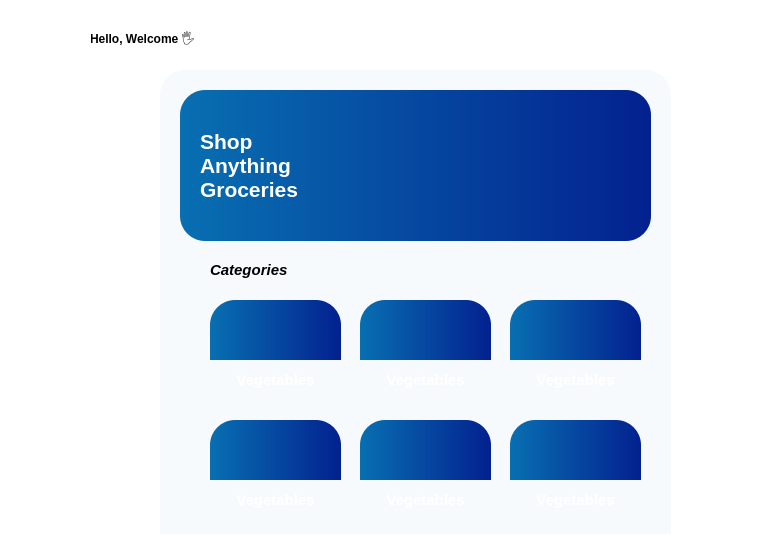
<?xml version="1.0" encoding="UTF-8"?>
<ui version="4.0">
 <class>MainWindow</class>
 <widget class="QMainWindow" name="MainWindow">
  <property name="geometry">
   <rect>
    <x>0</x>
    <y>0</y>
    <width>784</width>
    <height>556</height>
   </rect>
  </property>
  <property name="windowTitle">
   <string>MainWindow</string>
  </property>
  <property name="styleSheet">
   <string notr="true">background-color:#ffffff;</string>
  </property>
  <property name="tabShape">
   <enum>QTabWidget::Rounded</enum>
  </property>
  <property name="dockNestingEnabled">
   <bool>true</bool>
  </property>
  <widget class="QWidget" name="centralwidget">
   <widget class="QLabel" name="label">
    <property name="geometry">
     <rect>
      <x>90</x>
      <y>20</y>
      <width>171</width>
      <height>41</height>
     </rect>
    </property>
    <property name="styleSheet">
     <string notr="true">font:  11pt &quot;Lucida Fax&quot;;
color:rgba(0, 0, 0,.6)</string>
    </property>
    <property name="text">
     <string>&lt;html&gt;&lt;head/&gt;&lt;body&gt;&lt;p&gt;&lt;span style=&quot; font-weight:700;&quot;&gt;Hello, Welcome &lt;/span&gt; 🖐️ &lt;/p&gt;&lt;/body&gt;&lt;/html&gt;</string>
    </property>
   </widget>
   <widget class="QWidget" name="widget" native="true">
    <property name="geometry">
     <rect>
      <x>160</x>
      <y>70</y>
      <width>511</width>
      <height>491</height>
     </rect>
    </property>
    <property name="styleSheet">
     <string notr="true">background-color:#F6FAFD;
border-radius:25px;
border-style:none;</string>
    </property>
    <widget class="QWidget" name="widget_2" native="true">
     <property name="geometry">
      <rect>
       <x>20</x>
       <y>20</y>
       <width>471</width>
       <height>151</height>
      </rect>
     </property>
     <property name="styleSheet">
      <string notr="true">background-color:qlineargradient(spread:pad, x1:0, y1:0, x2:1, y2:0, stop:0 #086FB1, stop:1 #03218F);
border-radius:25px;
border-style:none;</string>
     </property>
     <widget class="QLabel" name="label_4">
      <property name="geometry">
       <rect>
        <x>20</x>
        <y>20</y>
        <width>221</width>
        <height>111</height>
       </rect>
      </property>
      <property name="styleSheet">
       <string notr="true">background-color:rgba(255, 255, 255,0);
font: italic 11pt &quot;Lucida Fax&quot;;</string>
      </property>
      <property name="text">
       <string>&lt;html&gt;&lt;head/&gt;&lt;body&gt;&lt;p align=&quot;justify&quot;&gt;&lt;span style=&quot; font-size:16pt; font-weight:700; color:#ffffff;&quot;&gt;Shop&lt;br/&gt;Anything&lt;br/&gt;Groceries&lt;/span&gt;&lt;/p&gt;&lt;/body&gt;&lt;/html&gt;</string>
      </property>
     </widget>
     <widget class="QLabel" name="label_3">
      <property name="geometry">
       <rect>
        <x>290</x>
        <y>10</y>
        <width>181</width>
        <height>141</height>
       </rect>
      </property>
      <property name="styleSheet">
       <string notr="true">background:none;</string>
      </property>
      <property name="text">
       <string/>
      </property>
      <property name="pixmap">
       <pixmap resource="resources_file.qrc">:/landing/lnd_img.png</pixmap>
      </property>
      <property name="scaledContents">
       <bool>true</bool>
      </property>
     </widget>
    </widget>
    <widget class="QLabel" name="label_6">
     <property name="geometry">
      <rect>
       <x>50</x>
       <y>230</y>
       <width>131</width>
       <height>101</height>
      </rect>
     </property>
     <property name="styleSheet">
      <string notr="true">background-color:qlineargradient(spread:pad, x1:0, y1:0, x2:1, y2:0, stop:0 #086FB1, stop:1 #03218F);
border-radius:25px;
border-style:none;</string>
     </property>
     <property name="frameShape">
      <enum>QFrame::Panel</enum>
     </property>
     <property name="frameShadow">
      <enum>QFrame::Sunken</enum>
     </property>
     <property name="text">
      <string/>
     </property>
     <property name="pixmap">
      <pixmap resource="resources_file.qrc">:/veg/veg.jfif</pixmap>
     </property>
     <property name="scaledContents">
      <bool>true</bool>
     </property>
    </widget>
    <widget class="QLabel" name="label_9">
     <property name="geometry">
      <rect>
       <x>50</x>
       <y>290</y>
       <width>131</width>
       <height>41</height>
      </rect>
     </property>
     <property name="styleSheet">
      <string notr="true">font:  &quot;Lucida Fax&quot;;
font-weight:bold;
background-color:rgba(0, 0, 0,.7);
border:none;
border-radius:0px;
</string>
     </property>
     <property name="text">
      <string>&lt;html&gt;&lt;head/&gt;&lt;body&gt;&lt;p align=&quot;center&quot;&gt;&lt;span style=&quot; font-size:11pt; color:#ffffff;&quot;&gt;Vegetables&lt;/span&gt;&lt;/p&gt;&lt;/body&gt;&lt;/html&gt;</string>
     </property>
    </widget>
    <widget class="QLabel" name="label_12">
     <property name="geometry">
      <rect>
       <x>50</x>
       <y>190</y>
       <width>121</width>
       <height>21</height>
      </rect>
     </property>
     <property name="styleSheet">
      <string notr="true">background:none;
font: 10pt &quot;Lucida Fax&quot;;
color:rgba(0, 0, 0,.7)
 </string>
     </property>
     <property name="text">
      <string>&lt;html&gt;&lt;head/&gt;&lt;body&gt;&lt;p&gt;&lt;span style=&quot; font-size:11pt; font-weight:700; font-style:italic;&quot;&gt;Categories&lt;/span&gt;&lt;/p&gt;&lt;/body&gt;&lt;/html&gt;</string>
     </property>
    </widget>
    <widget class="QLabel" name="label_10">
     <property name="geometry">
      <rect>
       <x>200</x>
       <y>290</y>
       <width>131</width>
       <height>41</height>
      </rect>
     </property>
     <property name="styleSheet">
      <string notr="true">font:  &quot;Lucida Fax&quot;;
font-weight:bold;
background-color:rgba(0, 0, 0,.7);
border:none;
border-radius:0px;
</string>
     </property>
     <property name="text">
      <string>&lt;html&gt;&lt;head/&gt;&lt;body&gt;&lt;p align=&quot;center&quot;&gt;&lt;span style=&quot; font-size:11pt; color:#ffffff;&quot;&gt;Vegetables&lt;/span&gt;&lt;/p&gt;&lt;/body&gt;&lt;/html&gt;</string>
     </property>
    </widget>
    <widget class="QLabel" name="label_7">
     <property name="geometry">
      <rect>
       <x>200</x>
       <y>230</y>
       <width>131</width>
       <height>101</height>
      </rect>
     </property>
     <property name="styleSheet">
      <string notr="true">background-color:qlineargradient(spread:pad, x1:0, y1:0, x2:1, y2:0, stop:0 #086FB1, stop:1 #03218F);
border-radius:25px;
border-style:none;</string>
     </property>
     <property name="frameShape">
      <enum>QFrame::Panel</enum>
     </property>
     <property name="frameShadow">
      <enum>QFrame::Sunken</enum>
     </property>
     <property name="text">
      <string/>
     </property>
     <property name="pixmap">
      <pixmap resource="resources_file.qrc">:/veg/veg.jfif</pixmap>
     </property>
     <property name="scaledContents">
      <bool>true</bool>
     </property>
    </widget>
    <widget class="QLabel" name="label_11">
     <property name="geometry">
      <rect>
       <x>350</x>
       <y>290</y>
       <width>131</width>
       <height>41</height>
      </rect>
     </property>
     <property name="styleSheet">
      <string notr="true">font:  &quot;Lucida Fax&quot;;
font-weight:bold;
background-color:rgba(0, 0, 0,.7);
border:none;
border-radius:0px;
</string>
     </property>
     <property name="text">
      <string>&lt;html&gt;&lt;head/&gt;&lt;body&gt;&lt;p align=&quot;center&quot;&gt;&lt;span style=&quot; font-size:11pt; color:#ffffff;&quot;&gt;Vegetables&lt;/span&gt;&lt;/p&gt;&lt;/body&gt;&lt;/html&gt;</string>
     </property>
    </widget>
    <widget class="QLabel" name="label_8">
     <property name="geometry">
      <rect>
       <x>350</x>
       <y>230</y>
       <width>131</width>
       <height>101</height>
      </rect>
     </property>
     <property name="styleSheet">
      <string notr="true">background-color:qlineargradient(spread:pad, x1:0, y1:0, x2:1, y2:0, stop:0 #086FB1, stop:1 #03218F);
border-radius:25px;
border-style:none;</string>
     </property>
     <property name="frameShape">
      <enum>QFrame::Panel</enum>
     </property>
     <property name="frameShadow">
      <enum>QFrame::Sunken</enum>
     </property>
     <property name="text">
      <string/>
     </property>
     <property name="pixmap">
      <pixmap resource="resources_file.qrc">:/veg/veg.jfif</pixmap>
     </property>
     <property name="scaledContents">
      <bool>true</bool>
     </property>
    </widget>
    <widget class="QLabel" name="label_13">
     <property name="geometry">
      <rect>
       <x>50</x>
       <y>410</y>
       <width>131</width>
       <height>41</height>
      </rect>
     </property>
     <property name="styleSheet">
      <string notr="true">font:  &quot;Lucida Fax&quot;;
font-weight:bold;
background-color:rgba(0, 0, 0,.7);
border:none;
border-radius:0px;
</string>
     </property>
     <property name="text">
      <string>&lt;html&gt;&lt;head/&gt;&lt;body&gt;&lt;p align=&quot;center&quot;&gt;&lt;span style=&quot; font-size:11pt; color:#ffffff;&quot;&gt;Vegetables&lt;/span&gt;&lt;/p&gt;&lt;/body&gt;&lt;/html&gt;</string>
     </property>
    </widget>
    <widget class="QLabel" name="label_14">
     <property name="geometry">
      <rect>
       <x>50</x>
       <y>350</y>
       <width>131</width>
       <height>101</height>
      </rect>
     </property>
     <property name="styleSheet">
      <string notr="true">background-color:qlineargradient(spread:pad, x1:0, y1:0, x2:1, y2:0, stop:0 #086FB1, stop:1 #03218F);
border-radius:25px;
border-style:none;</string>
     </property>
     <property name="frameShape">
      <enum>QFrame::Panel</enum>
     </property>
     <property name="frameShadow">
      <enum>QFrame::Sunken</enum>
     </property>
     <property name="text">
      <string/>
     </property>
     <property name="pixmap">
      <pixmap resource="resources_file.qrc">:/veg/veg.jfif</pixmap>
     </property>
     <property name="scaledContents">
      <bool>true</bool>
     </property>
    </widget>
    <widget class="QLabel" name="label_15">
     <property name="geometry">
      <rect>
       <x>200</x>
       <y>410</y>
       <width>131</width>
       <height>41</height>
      </rect>
     </property>
     <property name="styleSheet">
      <string notr="true">font:  &quot;Lucida Fax&quot;;
font-weight:bold;
background-color:rgba(0, 0, 0,.7);
border:none;
border-radius:0px;
</string>
     </property>
     <property name="text">
      <string>&lt;html&gt;&lt;head/&gt;&lt;body&gt;&lt;p align=&quot;center&quot;&gt;&lt;span style=&quot; font-size:11pt; color:#ffffff;&quot;&gt;Vegetables&lt;/span&gt;&lt;/p&gt;&lt;/body&gt;&lt;/html&gt;</string>
     </property>
    </widget>
    <widget class="QLabel" name="label_16">
     <property name="geometry">
      <rect>
       <x>200</x>
       <y>350</y>
       <width>131</width>
       <height>101</height>
      </rect>
     </property>
     <property name="styleSheet">
      <string notr="true">background-color:qlineargradient(spread:pad, x1:0, y1:0, x2:1, y2:0, stop:0 #086FB1, stop:1 #03218F);
border-radius:25px;
border-style:none;</string>
     </property>
     <property name="frameShape">
      <enum>QFrame::Panel</enum>
     </property>
     <property name="frameShadow">
      <enum>QFrame::Sunken</enum>
     </property>
     <property name="text">
      <string/>
     </property>
     <property name="pixmap">
      <pixmap resource="resources_file.qrc">:/veg/veg.jfif</pixmap>
     </property>
     <property name="scaledContents">
      <bool>true</bool>
     </property>
    </widget>
    <widget class="QLabel" name="label_17">
     <property name="geometry">
      <rect>
       <x>350</x>
       <y>410</y>
       <width>131</width>
       <height>41</height>
      </rect>
     </property>
     <property name="styleSheet">
      <string notr="true">font:  &quot;Lucida Fax&quot;;
font-weight:bold;
background-color:rgba(0, 0, 0,.7);
border:none;
border-radius:0px;
</string>
     </property>
     <property name="text">
      <string>&lt;html&gt;&lt;head/&gt;&lt;body&gt;&lt;p align=&quot;center&quot;&gt;&lt;span style=&quot; font-size:11pt; color:#ffffff;&quot;&gt;Vegetables&lt;/span&gt;&lt;/p&gt;&lt;/body&gt;&lt;/html&gt;</string>
     </property>
    </widget>
    <widget class="QLabel" name="label_18">
     <property name="geometry">
      <rect>
       <x>350</x>
       <y>350</y>
       <width>131</width>
       <height>101</height>
      </rect>
     </property>
     <property name="styleSheet">
      <string notr="true">background-color:qlineargradient(spread:pad, x1:0, y1:0, x2:1, y2:0, stop:0 #086FB1, stop:1 #03218F);
border-radius:25px;
border-style:none;</string>
     </property>
     <property name="frameShape">
      <enum>QFrame::Panel</enum>
     </property>
     <property name="frameShadow">
      <enum>QFrame::Sunken</enum>
     </property>
     <property name="text">
      <string/>
     </property>
     <property name="pixmap">
      <pixmap resource="resources_file.qrc">:/veg/veg.jfif</pixmap>
     </property>
     <property name="scaledContents">
      <bool>true</bool>
     </property>
    </widget>
    <zorder>label_18</zorder>
    <zorder>label_17</zorder>
    <zorder>label_16</zorder>
    <zorder>label_15</zorder>
    <zorder>label_14</zorder>
    <zorder>label_13</zorder>
    <zorder>label_8</zorder>
    <zorder>label_11</zorder>
    <zorder>label_7</zorder>
    <zorder>label_10</zorder>
    <zorder>widget_2</zorder>
    <zorder>label_6</zorder>
    <zorder>label_9</zorder>
    <zorder>label_12</zorder>
   </widget>
   <widget class="QLabel" name="label_2">
    <property name="geometry">
     <rect>
      <x>20</x>
      <y>10</y>
      <width>71</width>
      <height>51</height>
     </rect>
    </property>
    <property name="text">
     <string/>
    </property>
    <property name="pixmap">
     <pixmap resource="resources_file.qrc">:/logo/logo.png</pixmap>
    </property>
    <property name="scaledContents">
     <bool>true</bool>
    </property>
   </widget>
   <widget class="QLabel" name="label_5">
    <property name="geometry">
     <rect>
      <x>710</x>
      <y>30</y>
      <width>31</width>
      <height>31</height>
     </rect>
    </property>
    <property name="text">
     <string/>
    </property>
    <property name="pixmap">
     <pixmap resource="resources_file.qrc">:/user_icon/user_icon.png</pixmap>
    </property>
    <property name="scaledContents">
     <bool>true</bool>
    </property>
   </widget>
   <widget class="QLabel" name="label_19">
    <property name="geometry">
     <rect>
      <x>20</x>
      <y>470</y>
      <width>81</width>
      <height>61</height>
     </rect>
    </property>
    <property name="text">
     <string/>
    </property>
    <property name="pixmap">
     <pixmap resource="resources_file.qrc">:/cart/cart.png</pixmap>
    </property>
    <property name="scaledContents">
     <bool>false</bool>
    </property>
   </widget>
  </widget>
  <widget class="QStatusBar" name="statusbar"/>
 </widget>
 <resources>
  <include location="resources_file.qrc"/>
  <include location="../../../.designer/backup/resources_file.qrc"/>
 </resources>
 <connections/>
</ui>
